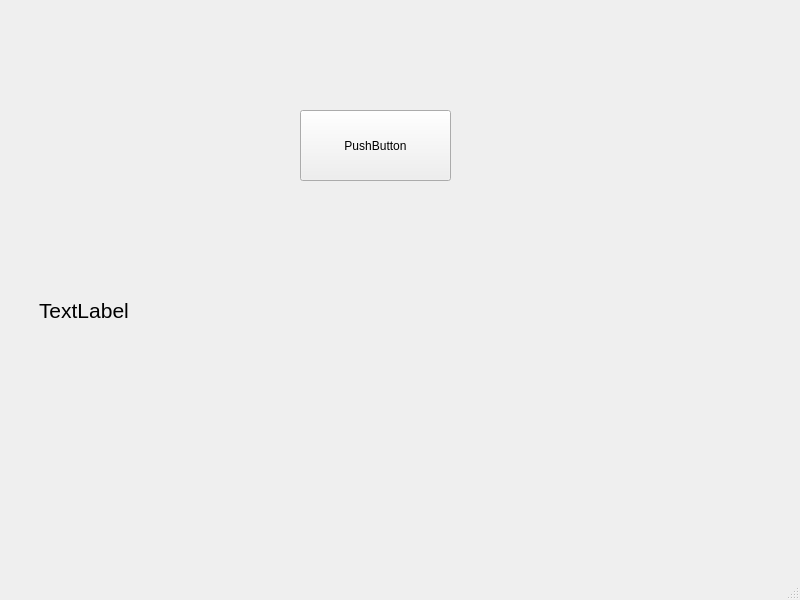
<?xml version="1.0" encoding="UTF-8"?>
<ui version="4.0">
 <class>MainWindow</class>
 <widget class="QMainWindow" name="MainWindow">
  <property name="geometry">
   <rect>
    <x>0</x>
    <y>0</y>
    <width>800</width>
    <height>600</height>
   </rect>
  </property>
  <property name="windowTitle">
   <string>MainWindow</string>
  </property>
  <widget class="QWidget" name="centralwidget">
   <widget class="QPushButton" name="pushButton">
    <property name="geometry">
     <rect>
      <x>300</x>
      <y>110</y>
      <width>151</width>
      <height>71</height>
     </rect>
    </property>
    <property name="text">
     <string>PushButton</string>
    </property>
   </widget>
   <widget class="QLabel" name="label">
    <property name="geometry">
     <rect>
      <x>39</x>
      <y>225</y>
      <width>731</width>
      <height>171</height>
     </rect>
    </property>
    <property name="font">
     <font>
      <pointsize>16</pointsize>
     </font>
    </property>
    <property name="text">
     <string>TextLabel</string>
    </property>
   </widget>
  </widget>
  <widget class="QStatusBar" name="statusbar"/>
 </widget>
 <resources/>
 <connections/>
</ui>
